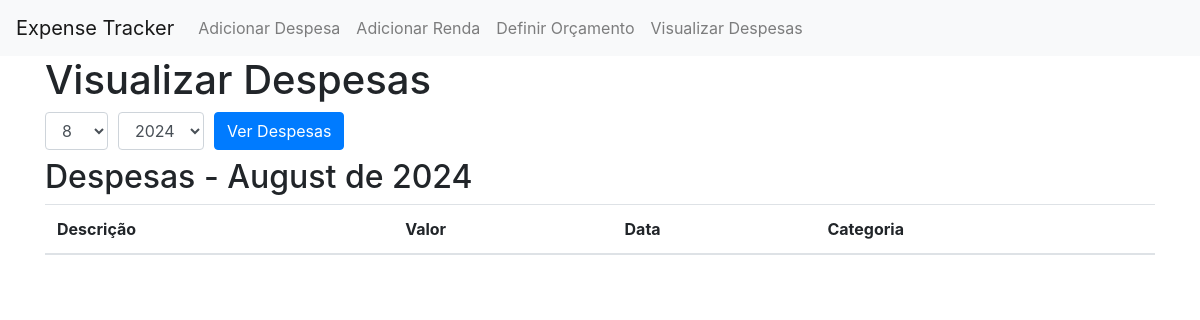
Page /view_expenses on the earlier database version.
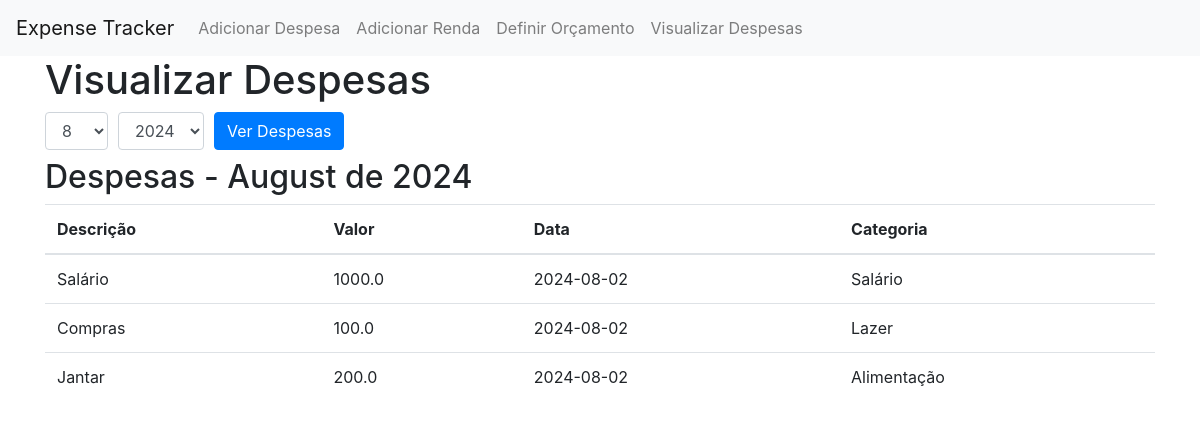
Same page on the later database version.
### models.py (models this page shows, shortened)
class Expense(db.Model):
    id = db.Column(db.Integer, primary_key=True)
    amount = db.Column(db.Float, nullable=False)
    date = db.Column(db.Date, nullable=False, default=datetime.utcnow)
    description = db.Column(db.String(200), nullable=True)
    category_id = db.Column(db.Integer, db.ForeignKey('category.id'), nullable=False)
    category = db.relationship('Category', backref=db.backref('expenses', lazy=True))
    is_income = db.Column(db.Boolean, nullable=False)  # Campo para indicar se é entrada (True) ou saída (False)

class Category(db.Model):
    id = db.Column(db.Integer, primary_key=True)
    name = db.Column(db.String(100), nullable=False)

### app.py (the view)
@app.route('/view_expenses', methods=['GET', 'POST'])
def view_expenses():
    today = datetime.today().date()
    if request.method == 'POST':
        month = int(request.form.get('month'))
        year = int(request.form.get('year'))
        start_date = date(year, month, 1)
    else:
        start_date = today.replace(day=1)
        month = start_date.month
        year = start_date.year
    if month == 12:
        end_date = date(year + 1, 1, 1)
    else:
        end_date = date(year, month + 1, 1)
    expenses = Expense.query.filter(Expense.date >= start_date, Expense.date < end_date).order_by(Expense.date.desc()).all()
    return render_template('view_expenses.html', expenses=expenses, start_date=start_date)

### templates/view_expenses.html (shortened to what this page needs)
{% extends "base.html" %}
{% block content %}
    <h1>Visualizar Despesas</h1>
    <form method="POST" action="{{ url_for('view_expenses') }}">
        <div class="form-row align-items-center">
            <div class="col-auto">
                <select class="form-control mb-2" id="month" name="month">
                    {% for m in range(1, 13) %}
                        <option value="{{ m }}" {% if m == start_date.month %}selected{% endif %}>{{ m }}</option>
                    {% endfor %}
                </select>
            </div>
            <div class="col-auto">
                <select class="form-control mb-2" id="year" name="year">
                    {% for y in range(2020, 2031) %}
                        <option value="{{ y }}" {% if y == start_date.year %}selected{% endif %}>{{ y }}</option>
                    {% endfor %}
                </select>
            </div>
            <div class="col-auto">
                <button type="submit" class="btn btn-primary mb-2">Ver Despesas</button>
            </div>
        </div>
    </form>
    <h2>Despesas - {{ start_date.strftime('%B de %Y') }}</h2>
    <table class="table">
        <thead>
            <tr>
                <th>Descrição</th>
                <th>Valor</th>
                <th>Data</th>
                <th>Categoria</th>
            </tr>
        </thead>
        <tbody>
            {% for expense in expenses %}
                <tr>
                    <td>{{ expense.description }}</td>
                    <td>{{ expense.amount }}</td>
                    <td>{{ expense.date }}</td>
                    <td>{{ expense.category.name }}</td>
                </tr>
            {% endfor %}
        </tbody>
    </table>
{% endblock %}

### templates/base.html (shortened to what this page needs)
<!DOCTYPE html>
<html lang="en">
<head>
    <link href="https://stackpath.bootstrapcdn.com/bootstrap/4.3.1/css/bootstrap.min.css" rel="stylesheet">
</head>
<body>
    <nav class="navbar navbar-expand-lg navbar-light bg-light">
        <a class="navbar-brand" href="{{ url_for('index') }}">Expense Tracker</a>
        <div class="collapse navbar-collapse" id="navbarNav">
            <ul class="navbar-nav">
                <li class="nav-item">
                    <a class="nav-link" href="{{ url_for('add_expense') }}" class="">Adicionar Despesa</a>
                </li>
                <li class="nav-item">
                    <a class="nav-link" href="{{ url_for('add_income') }}" class="">Adicionar Renda</a>
                </li>
                <li class="nav-item">
                    <a class="nav-link" href="{{ url_for('set_budget') }}">Definir Orçamento</a>
                </li>
                <li class="nav-item">
                    <a class="nav-link" href="{{ url_for('view_expenses') }}">Visualizar Despesas</a>
                </li>
            </ul>
        </div>
    </nav>
    <div class="container">
        {% block content %}{% endblock %}
    </div>
</body>
</html>

Differences in the rows shown:
added Expense: description "Salário", amount "1000.0", date "2024-08-02", category.name "Salário"
added Expense: description "Compras", amount "100.0", date "2024-08-02", category.name "Lazer"
now on this page (row edited): Expense: description "Jantar", amount "200.0", date "2024-08-02", category.name "Alimentação"
